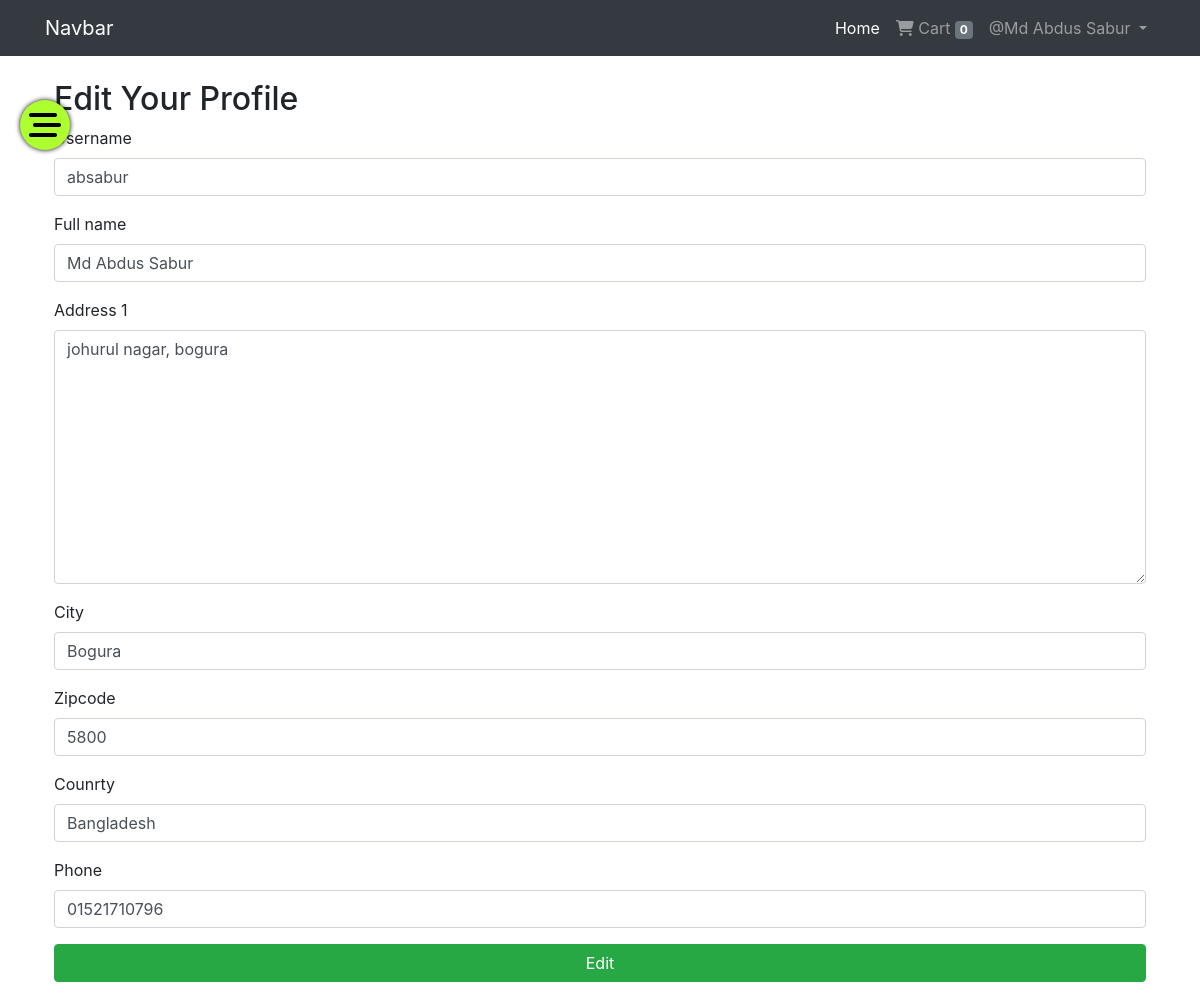
/account/change-profile/ (signed in), run on the app's committed database.
### App_Auth/models.py (models this page shows, shortened)
class User(AbstractBaseUser, PermissionsMixin):
    email = models.EmailField(max_length=255, unique=True, null=False)
    role = models.CharField(max_length=10, default='user')
    is_staff = models.BooleanField(
        gettext_lazy('staff status'),
        default=False,
        help_text=gettext_lazy('Designates whether the user can log into this admin site.'),
    )
    is_active = models.BooleanField(
        gettext_lazy('active'),
        default=True,
        help_text=gettext_lazy('Designates whether this user should be treated as active. Unselect this instead of deleting accounts.'),
    )
    USERNAME_FIELD = 'email'
    objects = MyUserManager()

class Profile(models.Model):
    user = models.OneToOneField(User, on_delete=models.CASCADE, related_name='profile')
    username = models.CharField(max_length=264, blank=True)
    full_name = models.CharField(max_length=264, blank=True)
    address_1 = models.TextField(max_length=300, blank=True)
    city = models.CharField(max_length=40, blank=True)
    zipcode = models.CharField(max_length=10, blank=True)
    counrty = models.CharField(max_length=50, blank=True)
    phone = models.CharField(max_length=20, blank=True)
    date_joined = models.DateTimeField(auto_now_add = True)

### App_Auth/views.py (the view, shortened to what this page needs)
# urls.py: path('change-profile/', change_profile , name="change_profile"),
@login_required
def change_profile(request):
    profile = Profile.objects.get(user=request.user)
    form = ProfileForm(instance=profile)
    return render(request, 'App_Auth/change_profile.html', context={'form': form})

### App_Auth/forms.py
class ProfileForm(ModelForm):
    class Meta:
        model = Profile
        exclude = ('user',)

### App_Order/templatetags/cart_tag.py (called while the page is built)
@register.filter
def cart_total(user):
    order = Order.objects.filter(user=user, ordered = False)
    if order.exists():
        return order[0].orderItems.count()
    else:
        return 0

### templates/App_Auth/change_profile.html (shortened to what this page needs)
{% extends "base.html" %}
{%load crispy_forms_tags%}
{%block body_block%}
<div class="form">
    <h2>Edit Your Profile</h2>
    <form method="POST">
        {{form|crispy}}
        <button class="btn btn-success w-100" type="submit">Edit</button>
    </form>
</div>
{%endblock%}

### templates/base.html (shortened to what this page needs)
{% load cart_tag %}
{% load static %}
<!DOCTYPE html>
<html lang="en">
  <head>
    <link
      rel="stylesheet"
      href="https://cdn.jsdelivr.net/npm/bootstrap@4.0.0/dist/css/bootstrap.min.css"
    />
    <link
      rel="stylesheet"
      href="https://cdnjs.cloudflare.com/ajax/libs/font-awesome/6.5.1/css/all.min.css"
    />
    <link rel="stylesheet" href="{% static 'css/main.css' %}" />
  </head>
  <body>
    <nav class="navbar navbar-expand-lg navbar-dark bg-dark">
      <div class="container">
        <a class="navbar-brand" href="{% url 'App_Shop:home' %}">Navbar</a>
        <div class="collapse navbar-collapse" id="navbarNav">
          <ul class="navbar-nav ml-auto">
            {% if user.is_authenticated %}
            <li class="nav-item active">
              <a class="nav-link" href="{%url 'App_Shop:home'%}"
                >Home <span class="sr-only">(current)</span></a
              >
            </li>
            <li class="nav-item">
              <a class="nav-link" href="{%url 'App_Order:cart'%}">
                <i class="fa fa-shopping-cart"></i>
                Cart
                <span class="badge badge-secondary">{{request.user | cart_total}}</span>
                </a>
            </li>
            <li class="nav-item dropdown">
              <a
                class="nav-link dropdown-toggle"
                href="#"
                id="navbarDropdownMenuLink"
                data-toggle="dropdown"
                aria-haspopup="true"
                aria-expanded="false"
              >
              {%if user.profile.full_name%}
                @{{user.profile.full_name}}
              {%else%}
              @Profile
              {%endif%}
              </a>
            </li>
            {%endif%}
          </ul>
        </div>
      </div>
    </nav>
    {%if user.role == 'seller'%}
    <button type="button" class="toggle-seller"><i class="fa-solid fa-bars-staggered fa-2x"></i></button>
    {%endif%}
    <div class="container p-4">
      {% block body_block%} {% endblock %}
    </div>
  </body>
</html>

### static/css/main.css (style rules this page uses)
* { margin: 0; padding: 0; box-sizing: border-box; }
.form { width: 100%; }
.toggle-seller { position: absolute; top: 100px; left: 20px; z-index: 3; width: 50px; height: 50px; border-radius: 100%; background-color: greenyellow; border: none; outline: none; box-shadow: 0 0 5px black; cursor: pointer; display: flex; justify-content: center; align-items: center; padding: 10px; transition: 0.3s; }

### data on the page
User: user|cart_total "0", profile.full_name "Md Abdus Sabur"
Profile: username "absabur", full_name "Md Abdus Sabur", address_1 "johurul nagar, bogura", city "Bogura", zipcode "5800", counrty "Bangladesh", phone "01521710796"
